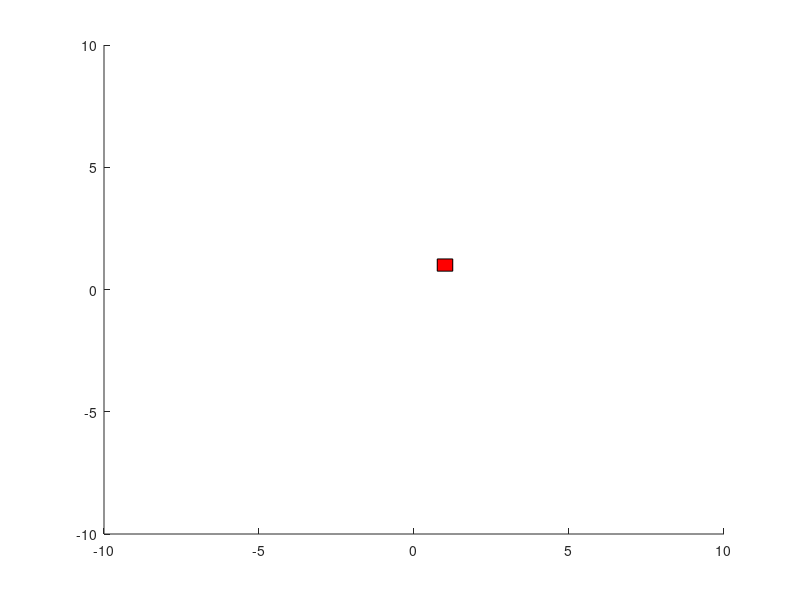

Recreate this plot in MATLAB.

function [] = Events2
set(gcf, 'WindowButtonMotionFcn', {@MyButtonMotionFcn});
set(gca, 'xlim', [-10, 10])
set(gca, 'ylim', [-10, 10])

hold on

 x = 1
 y = 1
  d = .5
h = fill([x-0.5*d, x+0.5*d, x+0.5*d, x-0.5*d], ...
         [y-0.5*d, y-0.5*d, y+0.5*d, y+0.5*d], [1 0 0]);
  
     

function [] = BreakoutMouse(src, event)
        pos = get(gca, 'CurrentPoint');
        xpos = pos(1, 1)
        ypos = pos(1, 2)
        x = xpos;
        y = ypos;
       
        set(h, 'xdata',...
                [x-0.5*d, x+0.5*d, x+0.5*d, x-0.5*d]);     
        set(h, 'ydata',...
                [y-0.5*d, y-0.5*d, y+0.5*d, y+0.5*d]);
            drawnow;
            
end
end


